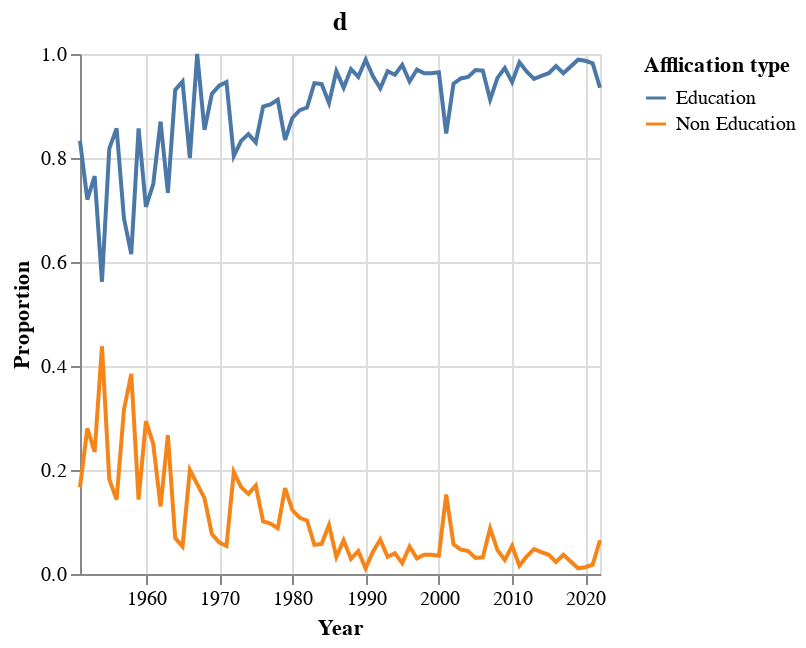

Source (notebook cell):
### Code cell
afftype_ts_chart

### Figure 1 — Vega-Lite specification as saved in the notebook (floating-point values rounded to 4 significant figures; data arrays with more than 128 entries replaced by an {"elided": "..."} marker saying what was removed)
{"config": {"view": {"continuousWidth": 400, "continuousHeight": 300}}, "data": {"name": "data-400f587ce712bcc230103d86aaeedc96"}, "mark": "line", "encoding": {"color": {"field": "afftypepred", "title": "Afflication type", "type": "nominal"}, "x": {"field": "year", "title": "Year", "type": "temporal"}, "y": {"field": "prop", "title": "Proportion", "type": "quantitative"}}, "height": 260, "title": "d", "width": 260, "$schema": "https://vega.github.io/schema/vega-lite/v4.17.0.json", "datasets": {"data-400f587ce712bcc230103d86aaeedc96": {"elided": "143 records"}}}
